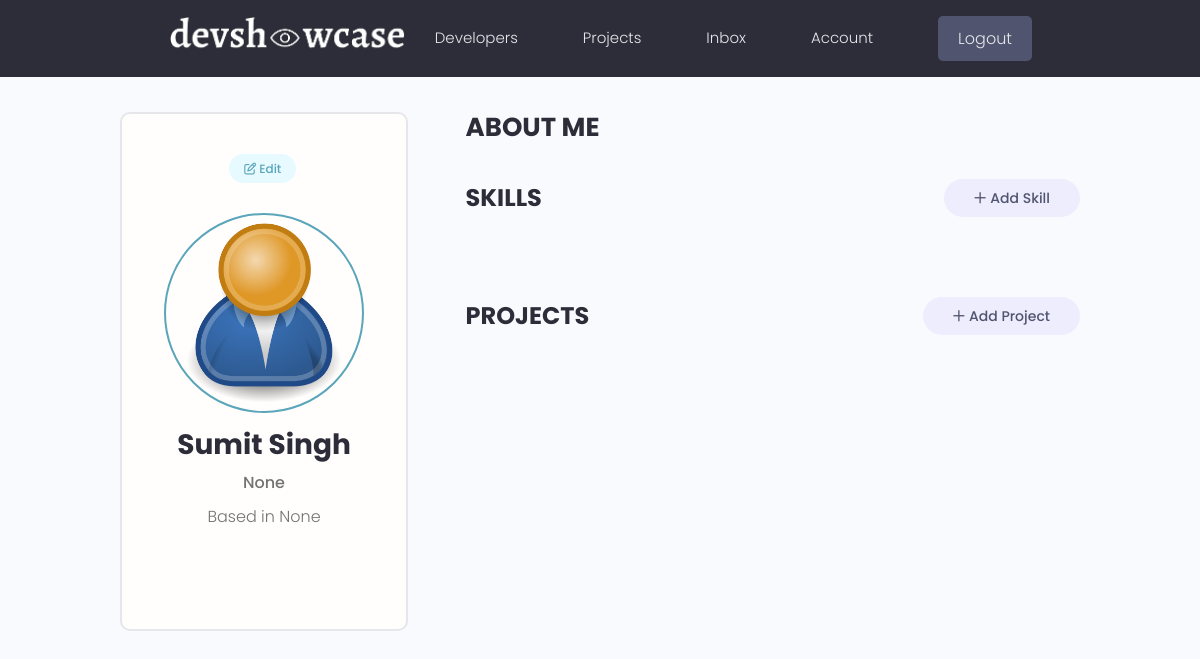
/account/ (signed in), run on the app's committed database.
### users/models.py (models this page shows, shortened)
class Profile(models.Model):
    user = models.OneToOneField(User, on_delete=models.CASCADE, null = True, blank = True)  # User has one to one relationship with their Profile means user can create only one Profile.
    name = models.CharField(max_length = 100, blank = True, null = True)
    email = models.EmailField(max_length = 50, blank = True, null = True)
    username = models.CharField(max_length = 20, blank = True, null = True)
    short_intro = models.CharField(max_length = 200, blank = True, null = True)
    location = models.CharField(max_length = 200, blank = True, null = True)
    bio = models.TextField(blank = True, null = True)
    profile_image = models.ImageField(null = True, blank = True, upload_to = 'users/', default='users/user-default.png')
    social_github = models.CharField(max_length = 200, blank = True, null = True)     # user can add github
    social_linkedin = models.CharField(max_length = 200, blank = True, null = True)   # user can add linkedin
    social_website = models.CharField(max_length = 200, blank = True, null = True)    # user can add their website.
    created = models.DateTimeField(auto_now_add=True)
    id = models.UUIDField(default = uuid.uuid4, primary_key = True, editable = False)

### users/views.py (the view)
# urls.py: path('account/', views.userAccount, name = 'account'),
@login_required(login_url = 'login')
def userAccount(request):
    profile = request.user.profile
    skills = profile.skill_set.all()
    projects = profile.project_set.all()
    context = {
        'profile': profile,
        'skills': skills,
        'projects': projects
    }
    return render(request, 'users/account.html', context)

### template/users/account.html (shortened to what this page needs)
{% extends 'application/main.html' %}
{% block content %}
<main class="settingsPage profile my-md">
    <div class="container">
      <div class="layout">
        <div class="column column--1of3">
          <div class="card text-center">
            <div class="card__body dev">
              <a class="tag tag--pill tag--main settings__btn" href="{% url 'edit-account' %}"><i class="fa-regular fa-pen-to-square"></i>
                Edit</a>
              <img class="avatar avatar--xl dev__avatar" src="{{profile.profile_image.url}}" />
              <h2 class="dev__name">{{profile.name}}</h2>
              <p class="dev__title">{{profile.short_intro}}</p>
              <p class="dev__location">Based in {{profile.location}}</p>
            </div>
          </div>
        </div>
        <div class="column column--2of3">
          <div class="devInfo">
            <h3 class="devInfo__title">About Me</h3>
          </div>
          <div class="settings">
            <h3 class="settings__title">Skills</h3>
            <a class="tag tag--pill tag--sub settings__btn tag--lg" href="{% url 'create-skill' %}"><i class="fa-regular fa-plus" style="padding-right: 4px;"></i> Add Skill</a>
          </div>
          <div class="settings">
            <h3 class="settings__title">Projects</h3>
            <a class="tag tag--pill tag--sub settings__btn tag--lg" href="{% url 'create' %}"><i class="fa-regular fa-plus" style="padding-right: 4px;"></i> Add Project</a>
          </div>
        </div>
      </div>
    </div>
  </main>
  {% endblock %}

### static/styles/app.css (style rules this page uses)
:root { --color-sub: #2d2d39; }
.card { border: 2px solid var(--color-light); }
img { width: 100%; }
.profile .card > .dev { padding: 4rem; }
.dev__avatar { display: block; margin: auto; }
.dev__name { color: var(--color-sub); font-size: 2.8rem; font-weight: 700; margin-top: 1rem; margin-bottom: 0.5rem; }
.dev__title { font-size: 1.6rem; font-weight: 500; line-height: 1.3; }
.dev__location { margin-top: 1rem; }
.devInfo { margin-bottom: 3rem; }
.devInfo__title, .devInfo__subtitle { font-size: 2.6rem; color: var(--color-sub); text-transform: uppercase; font-weight: 700; margin-bottom: 1.5rem; }
.settingsPage .dev > .settings__btn { display: inline-block; margin-bottom: 3rem; }
.settings { display: flex; justify-content: space-between; align-items: center; }
.settings__title { font-size: 2.4rem; text-transform: uppercase; font-weight: 700; color: var(--color-sub); }

### static/uikit/styles/modules/_variables.css (style rules this page uses)
:root { --color-main: #5aa5b9; --color-main-light: #e6faff; --color-sub: #3f4156; --color-sub-light: #51546e; --color-sub-lighter: #ededfd; --color-text: #737373; --color-gray: #8b8b8b; --color-light: #e5e7eb; --color-light-gray: #767676; --color-bg: #f8fafd; --color-white: #fffefd; --color-white-light: #f3f3f3; --color-success: #359e64; --color-success-bg: #def8e8; --color-error: #fc4b0b; --color-error-bg: #fff2ee; --font-base: 'Poppins', arial, helvetica, 'Segoe UI', roboto, ubuntu, sans-serif; --font-monospace: 'Fira Code', 'Courier New', courier, monospace; --font-regular: 300; --font-medium: 500; --font-bold: 700; --generic-shadow: 1px 1px 5px #00000010; --generic-transition: all 0.3s ease-in-out; }

### static/uikit/styles/modules/_base.css (style rules this page uses)
* { margin: 0; padding: 0; box-sizing: border-box; text-rendering: optimizeLegibility; color: inherit; font-size: inherit; }
html { font-size: 50%; }
@media only screen and (min-width: 480px) { html { font-size: 56.25%; } }
@media only screen and (min-width: 1200px) { html { font-size: 62.5%; } }
body { line-height: 1.6; font-weight: 400; font-size: 1.5rem; color: var(--color-text); background-color: var(--color-bg); min-height: 100vh; }

### static/uikit/styles/modules/_typography.css (style rules this page uses)
* { font-family: var(--font-base); }
h2 { font-size: 3.6rem; font-weight: var(--font-bold); }
h3 { font-size: 3.2rem; font-weight: var(--font-medium); }
p, span, strong { font-size: 1.6rem; color: var(--color-text); font-weight: var(--font-regular); }
a { padding-bottom: 2px; text-decoration: none; display: inline-block; color: var(--color-main); font-weight: var(--font-medium); }

### static/uikit/styles/modules/_utilities.css (style rules this page uses)
.container { width: 92%; max-width: 165rem; margin: 0 auto; box-sizing: border-box; }
@media screen and (min-width: 1000px) { .container { width: 90%; } }
@media screen and (min-width: 1200px) { .container { width: 80%; } }
.text-center { text-align: center; }
.my-md { margin: 3rem auto; }

### static/uikit/styles/modules/_avatar.css (style rules this page uses)
.avatar { border-radius: 50%; border: 2px solid var(--color-main); object-fit: cover; }
.avatar--xl { height: 20rem; width: 20rem; }

### static/uikit/styles/modules/_card.css (style rules this page uses)
.card { border-radius: 1rem; background-color: var(--color-white); border: 1.5px solid var(--color-light); width: auto; height: auto; margin-top: 0.5rem; margin-bottom: 0.5rem; overflow: hidden; }
.card__body, .card__header { padding: 2rem 2.5rem; }

### static/uikit/styles/modules/_tag.css (style rules this page uses)
.tag { display: inline-flex; align-items: center; background-color: var(--color-sub); height: -webkit-fit-content; height: -moz-fit-content; height: fit-content; width: -webkit-fit-content; width: -moz-fit-content; width: fit-content; border-radius: 0.5rem; padding: 0.5rem 1.5rem; font-size: 1.2rem; cursor: pointer; }
.tag:not(:last-child) { margin-right: 0.25rem; margin-bottom: 0.75rem; }
.tag--pill { border-radius: 5rem; }
.tag--main, .tag--main > small { background: var(--color-main-light); color: var(--color-main); font-weight: 500; }
.tag--sub, .tag--sub > small { background: var(--color-sub-lighter); color: var(--color-sub-light); font-weight: 500; }
.tag--lg { padding: 0.8rem 3rem; font-size: 1.4rem; }

### static/uikit/styles/modules/_layout.css (style rules this page uses)
.layout { display: flex; flex-flow: row wrap; justify-content: space-between; }
.layout > .column { margin-bottom: 3rem; }
.layout > .column.column--1of3 { flex-basis: 30%; }
.layout > .column.column--2of3 { flex-basis: 64%; }

### data on the page
Profile: profile_image (placeholder picture), name "Sumit Singh", short_intro "None", location "None"
